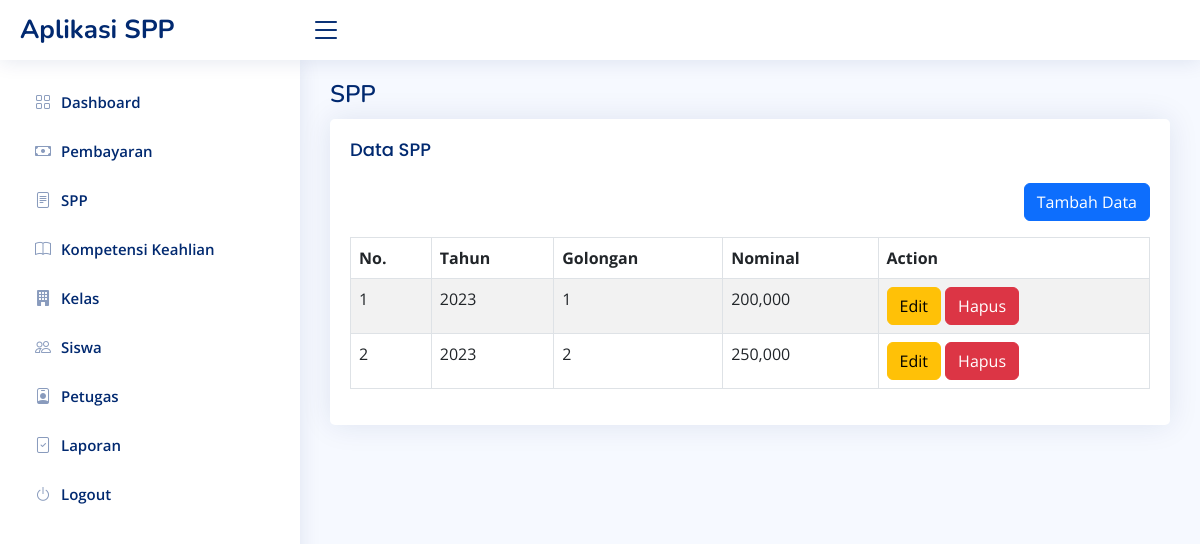
Page /admin/spp.php (signed in) on the committed database.
### tables this page shows
CREATE TABLE `spp` (
  `id_spp` int(11) NOT NULL,
  `tahun` int(11) NOT NULL,
  `golongan` enum('1','2') NOT NULL,
  `nominal` int(11) NOT NULL
);

### admin/spp.php (the view, shortened to what this page needs)
<?php
include "../config/koneksi.php";
?>
<!DOCTYPE html>
<html lang="en">
<head>
  <?php include "header.php"; ?>
</head>
<body>
<?php include "sidebar.php"; ?>
  <main id="main" class="main">
    <div class="pagetitle">
      <h1>SPP</h1>
    </div>
    <section class="section">
      <div class="row">
        <div class="col">
          <div class="card">
              <div class="card-body">
              <h5 class="card-title">Data SPP</h5>
                <div class="row">
                    <div class="col">
                        <button type="button" class="btn btn-primary float-end mb-3" data-bs-toggle="modal" data-bs-target="#exampleModal">
                            Tambah Data
                            </button>
                    </div>
                </div>
                <div class="table-responsive">
                    <table class="table table-bordered table-striped">
                    <thead>
                    <tr>
                        <th>No.</th>
                        <th>Tahun</th>
                        <th>Golongan</th>
                        <th>Nominal</th>
                        <th>Action</th>
                        </tr>
                    </thead>
                    <tbody>
                            <?php
                            $sql = "select *from spp order by golongan asc";
                            $query = mysqli_query($koneksi, $sql);
                            $no = 1;
                            foreach($query as $r2) {
                                $id   = $r2['id_spp'];
                                $tahun   = $r2['tahun'];
                                $nominal   = $r2['nominal'];
                                $golongan   = $r2['golongan'];
                            ?>
                                <tr>
                                    <td scope="row"><?php echo $no++; ?></td>
                                    <td scope="row"><?php echo $tahun; ?></td>
                                    <td scope="row"><?php echo $golongan; ?></td>
                                    <td scope="row"><?php echo number_format($nominal); ?></td>
                                    <td scope="row">
                                    <button type="button" class="btn btn-warning" data-bs-toggle="modal" data-bs-target="#editModal<?php echo $id ?>">Edit</button>
                                        <a onclick = "return confirm('Apakah Anda Yakin Ingin Menghapus Data?')" href = "spp.php?hapus=<?php echo $id;?>" class = "btn btn-danger">Hapus</a>
                                    </td>
                                </tr>
                            <?php
                            }
                            ?>
                        </tbody>
                    </table>
                </div>
            </div>
        </div>
      </div>
    </section>
  </main>
</body>
</html>

### assets/css/style.css (style rules this page uses)
:root { scroll-behavior: smooth; }
body { font-family: "Open Sans", sans-serif; background: #f6f9ff; color: #444444; }
a { color: #4154f1; text-decoration: none; }
h1, h2, h3, h4, h5, h6 { font-family: "Nunito", sans-serif; }
#main { margin-top: 60px; padding: 20px 30px; transition: all 0.3s; }
.pagetitle { margin-bottom: 10px; }
.pagetitle h1 { font-size: 24px; margin-bottom: 0; font-weight: 600; color: #012970; }
.card { margin-bottom: 30px; border: none; border-radius: 5px; box-shadow: 0px 0 30px rgba(1, 41, 112, 0.1); }
.card-title { padding: 20px 0 15px 0; font-size: 18px; font-weight: 500; color: #012970; font-family: "Poppins", sans-serif; }
.card-body { padding: 0 20px 20px 20px; }
@media (min-width: 1200px) { #main, #footer { margin-left: 300px; } }

### rows in the picture
spp: tahun "2023", golongan "1", nominal "200,000"
spp: tahun "2023", golongan "2", nominal "250,000"
